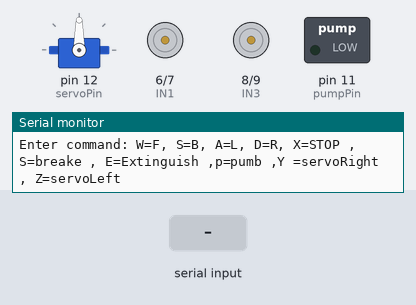
This sketch was run on a simulated Arduino Uno, built with avr-gcc and run on an emulated ATmega328P. Shown: servo, motor-driver pin pairs drawn as motors (green arrow = first pin HIGH = forward, orange = second pin HIGH = backward, longer = more drive, scaled by the enable pin), switched loads named in the sketch (green lamp = pin HIGH), the last lines printed to the serial monitor. Inputs (shaded band) come from the test bench.

Above: at 1.2 s.
1.3 s: "P" received over Serial
At 1.6 s:
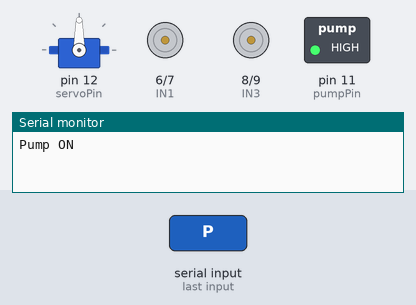
2.8 s: "Y" received over Serial
At 4.0 s:
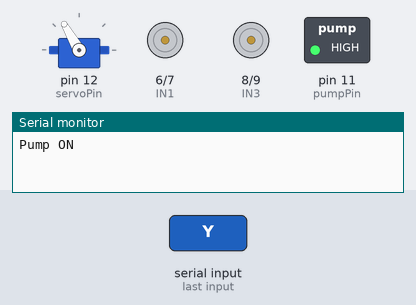
4.3 s: "Z" received over Serial
At 5.1 s:
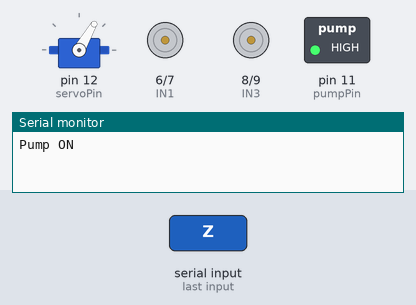
5.8 s: "F" received over Serial
At 6.2 s:
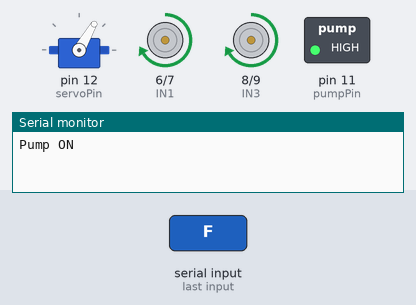
7.3 s: "B" received over Serial
At 8.5 s:
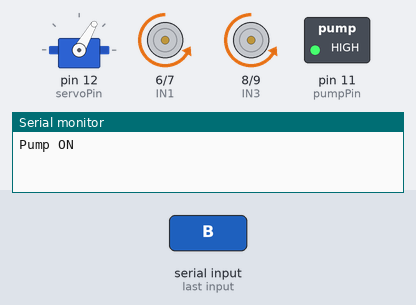
8.8 s: "L" received over Serial
At 9.7 s:
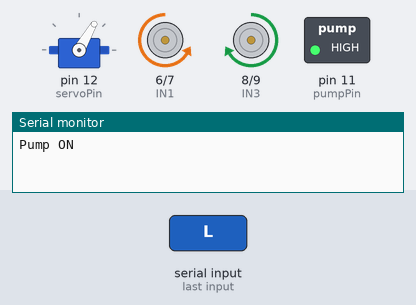
Timing chart, 0 to 11.3 s (numbered marks = the images above; inputs shaded):
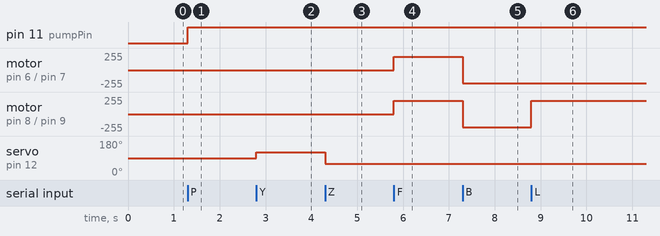

The sketch:

ManualMode.ino
```cpp
#include <Servo.h>

Servo myservo;
int pos = 0;
# define pumpPin  11
# define servoPin  12

// Motor pin mapping
const int ENA = 5;
const int IN1 = 6;
const int IN2 = 7;

const int ENB = 3;
const int IN3 = 8;
const int IN4 = 9;

int speedValue = 200;

char cmd;

static bool pumpState = false;


void setup() {

 myservo.attach(servoPin);

  pinMode(ENA, OUTPUT);
  pinMode(IN1, OUTPUT);
  pinMode(IN2, OUTPUT);

  pinMode(ENB, OUTPUT);
  pinMode(IN3, OUTPUT);
  pinMode(IN4, OUTPUT);

  pinMode(pumpPin, OUTPUT);
  digitalWrite(pumpPin, LOW);

  myservo.write(90);

  Serial.begin(9600);
  Serial.println("Enter command: W=F, S=B, A=L, D=R, X=STOP ,S=breake , E=Extinguish ,p=pumb ,Y =servoRight , Z=servoLeft ");

}

   // Motor functions

  void moveForward(int speed) {
  digitalWrite(IN1, HIGH);
  digitalWrite(IN2, LOW);
  digitalWrite(IN3, HIGH);
  digitalWrite(IN4, LOW);
  analogWrite(ENA, speed);
  analogWrite(ENB, speed);
}

 void moveBackward(int speed) {
  digitalWrite(IN1, LOW);
  digitalWrite(IN2, HIGH);
  digitalWrite(IN3, LOW);
  digitalWrite(IN4, HIGH);
  analogWrite(ENA, speed);
  analogWrite(ENB, speed);
}

 void turnLeft(int speed) {
  digitalWrite(IN1, LOW);
  digitalWrite(IN2, HIGH);
  digitalWrite(IN3, HIGH);
  digitalWrite(IN4, LOW);
  analogWrite(ENA, speed);
  analogWrite(ENB, speed);
}

 void turnRight(int speed) {
  digitalWrite(IN1, HIGH);
  digitalWrite(IN2, LOW);
  digitalWrite(IN3, LOW);
  digitalWrite(IN4, HIGH);
  analogWrite(ENA, speed);
  analogWrite(ENB, speed);
}

 void stopMotors() {
  digitalWrite(IN1, LOW);
  digitalWrite(IN2, LOW);
  digitalWrite(IN3, LOW);
  digitalWrite(IN4, LOW);
  analogWrite(ENA, 0);
  analogWrite(ENB, 0);
}

// Servo to the right
void servoRight() {
  myservo.write(120);
}

// Servo to the left
void servoLeft() {
  myservo.write(60);
}


  void breakeMotors() {
  digitalWrite(IN1, HIGH);
  digitalWrite(IN2, HIGH);
  digitalWrite(IN3, HIGH);
  digitalWrite(IN4, HIGH);
}


void loop() {
  if (Serial.available()) {
    cmd = Serial.read();
    cmd = toupper(cmd);

    switch (cmd) {
      case 'Y': servoRight(); break ; //servo to right
      case 'Z': servoLeft(); break ; // servo to left

      case 'P':  // Toggle pump
        pumpState = !pumpState;
        digitalWrite(pumpPin, pumpState ? HIGH : LOW);
        Serial.println(pumpState ? "Pump ON" : "Pump OFF");
        break;

      case 'F': moveForward(speedValue); break;
      case 'B': moveBackward(speedValue); break;
      case 'L': turnLeft(speedValue); break;
      case 'R': turnRight(speedValue); break;
      case 'X': stopMotors(); break;
      case 'S': breakeMotors(); break;
      default:  // Error handling for invalid commands
        Serial.println("Error: Invalid Command!");
        break;
    }
  }
}
```

Measured:
- after the input at 1.3 s, pin 11 (pumpPin): LOW → HIGH at once
- after the input at 2.8 s, servo on pin 12 (servoPin): 90° → 120° at once
- after the input at 4.3 s, servo on pin 12 (servoPin): 120° → 60° at once
- after the input at 5.8 s, motor on pin 6 (IN1) / pin 7 (IN2), motor on pin 8 (IN3) / pin 9 (IN4): stopped → forward 200/255 at once
- after the input at 7.3 s, motor on pin 6 (IN1) / pin 7 (IN2), motor on pin 8 (IN3) / pin 9 (IN4): forward 200/255 → backward 200/255 at once
- after the input at 8.8 s, motor on pin 8 (IN3) / pin 9 (IN4): backward 200/255 → forward 200/255 at once
